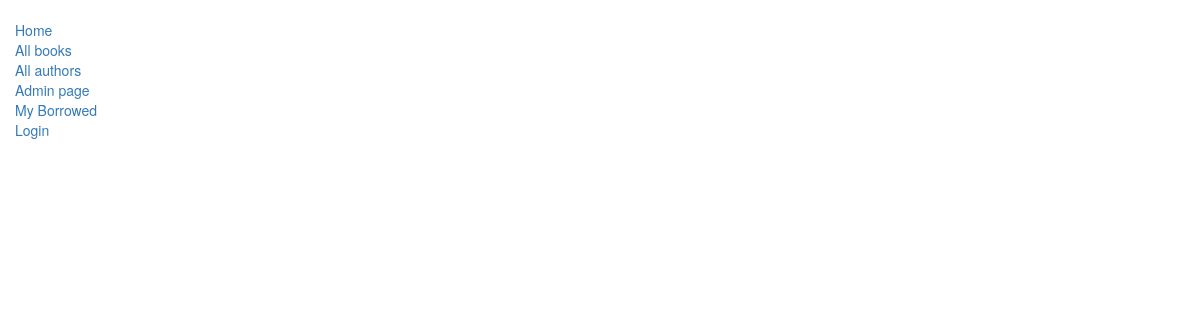
The app's page /catalog/authors/, older data.
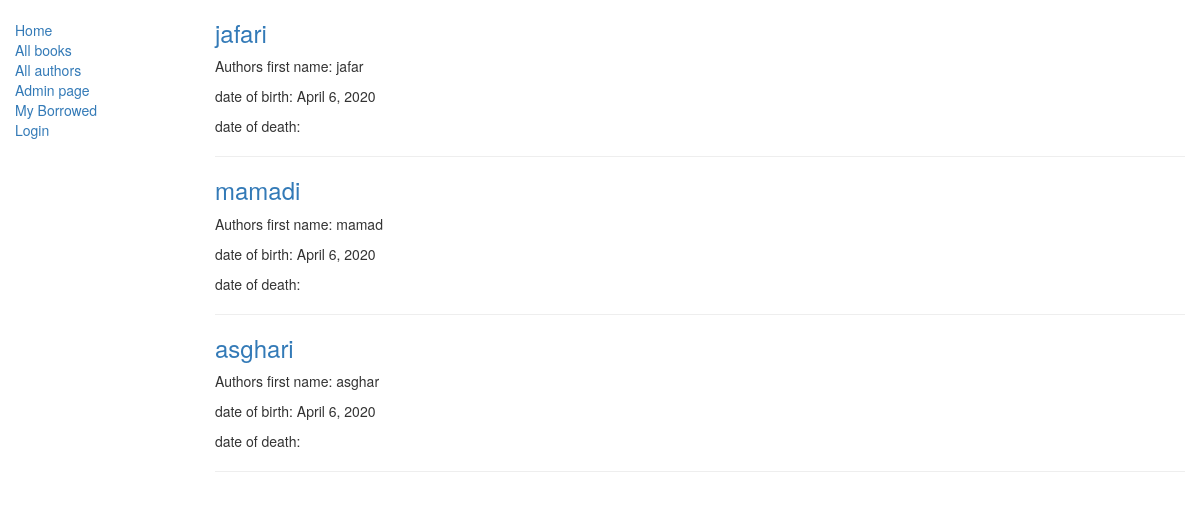
The same page, newer data.
### catalog/models.py (models this page shows, shortened)
class Author(models.Model):
    first_name = models.CharField(max_length=100)
    last_name = models.CharField(max_length=100)
    date_of_birth = models.DateField(null=True, blank=True)
    date_of_death = models.DateField('Died', null=True, blank=True)

### catalog/views.py (the view)
class AuthorListView(generic.ListView):
    model = models.Author
    template_name='catalog/author_list.html'

### catalog/templates/catalog/author_list.html
{% extends "catalog/base_generic.html" %}
{% block content %}
  {% for author in author_list%}
    <h3><a href="{% url 'catalog:author_detail' author.id %}">{{ author.last_name }}</a></h3>
    <p> Authors first name: {{ author.first_name }}</p>
    <p> date of birth: {{ author.date_of_birth }}</p>
    <p> date of death: {{ author.date_of.death }}</p>
    <hr>
  {% endfor %}
{% endblock %}

### catalog/templates/catalog/base_generic.html (shortened to what this page needs)
<!DOCTYPE html>
<html lang="en">
<head>
  <link rel="stylesheet" href="https://maxcdn.bootstrapcdn.com/bootstrap/3.3.7/css/bootstrap.min.css">
  {% load static %}
  <link rel="stylesheet" href="{% static 'catalog/styles.css' %}">
</head>
<body>
  <div class="container-fluid">
    <div class="row">
      <div class="col-sm-2">
      {% block sidebar %}
      <ul class="sidebar-nav">
          <li><a href="{% url 'catalog:index' %}">Home</a></li>
          <li><a href="{% url 'catalog:books' %}">All books</a></li>
          <li><a href="{% url 'catalog:authors' %}">All authors</a></li>
          <li><a href="/admin/"> Admin page </a></li>
          <li><a href="{% url 'catalog:my-borrowed' %}">My Borrowed</a></li>
          {% if user.is_authenticated %}
            <li>User: {{ user.get_username }}</li>
            <li><a href="{% url 'logout'%}?next={{request.path}}">Logout</a></li>
          {% else %}
            <li><a href="{% url 'login'%}?next={{request.path}}">Login</a></li>
          {% endif %}
      </ul>
     {% endblock %}
      </div>
      <div class="col-sm-10 ">
      {% block content %}{% endblock %}
      </div>
    </div>
  </div>
</body>
</html>

### catalog/static/catalog/styles.css (style rules this page uses)
.sidebar-nav { margin-top: 20px; padding: 0; list-style: none; }

Row changes from the older to the newer data that the page shows:
added Author: last_name "jafari", first_name "jafar", date_of_birth "April 6, 2020"
added Author: last_name "mamadi", first_name "mamad", date_of_birth "April 6, 2020"
added Author: last_name "asghari", first_name "asghar", date_of_birth "April 6, 2020"
